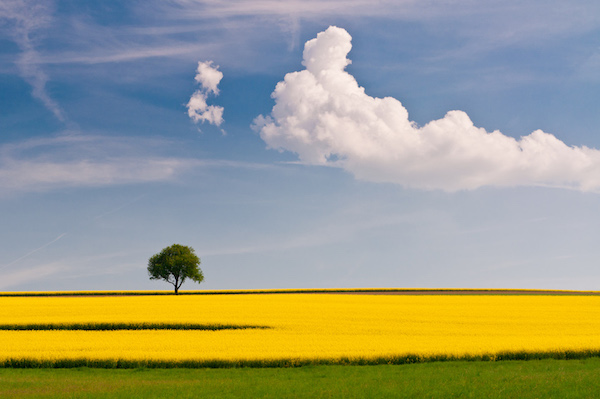
#> input picture cvworkshop final/images/landscape.jpg, 600 x 399 px
$ python blurs.py
#> lines starting #> are read from the running program, lines starting #| are printed output that depends on the picture
import cv2

img = cv2.imread("../images/landscape.jpg")
#> img is the input picture: shape (399, 600, 3); mean B, G, R 131.7, 156.4, 155.4
cv2.imshow("Original", img)
cv2.waitKey(0)

mean_blur = cv2.blur(img, (5, 5))
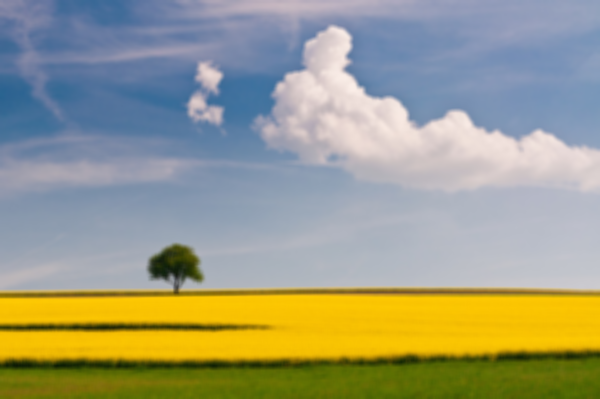
#> mean_blur: shape (399, 600, 3); mean B, G, R 131.7, 156.4, 155.4
cv2.imshow("Mean Blur", mean_blur)
cv2.waitKey(0)

g_blur = cv2.GaussianBlur(img, (5, 5), 0)
cv2.imshow("Gauss Blur", g_blur)
cv2.waitKey(0)

median_blur = cv2.medianBlur(img, 5)
cv2.imshow("Median Blur", median_blur)
cv2.waitKey(0)

"""
Maintains edges
<img> <diameter> <sigmaColor> <sigmaSpace>
How far the effects range, smaller sigma has less effect
The first argument sigma color specifies how close two pixels have to be in color in order for them to be blurred
higher value -> more blur
The second argument sigma distance is pretty much the same thing as the radius, higher value means more blur
it's a way to measure how many other pixels the current pixel will take into account when blurring
"""
bilateral_blur = cv2.bilateralFilter(img, 31, 40, 150)
cv2.imshow("Bilateral Blur", bilateral_blur)
cv2.waitKey(0)

$ run again, with cvworkshop final/images/cat.jpg copied over cvworkshop final/images/landscape.jpg
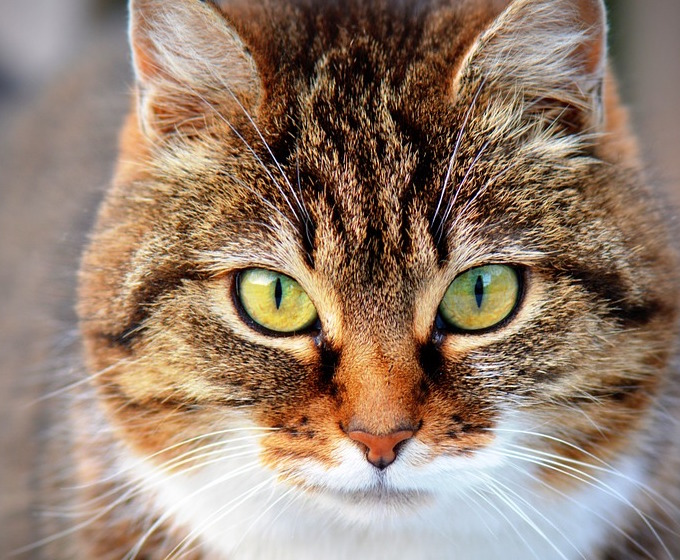
#> input picture cvworkshop final/images/cat.jpg, 680 x 560 px
#> img is the input picture: shape (560, 680, 3); mean B, G, R 111.5, 127.9, 150.2
#> `mean_blur = cv2.blur(img, (5, 5))`:
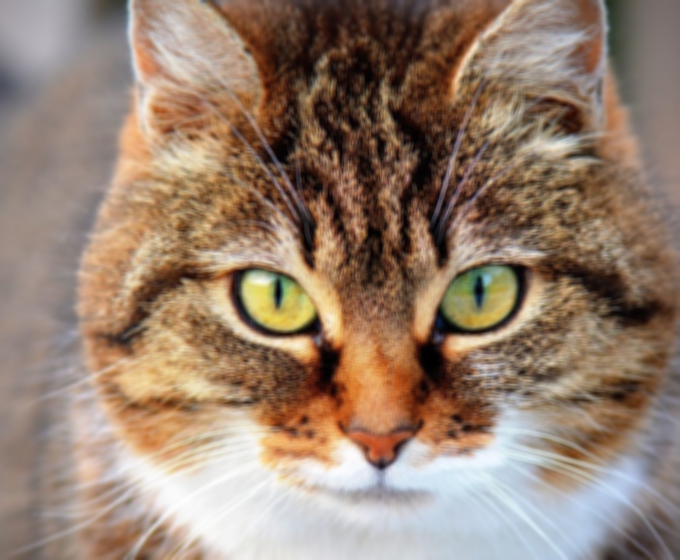
#> mean_blur: shape (560, 680, 3); mean B, G, R 111.5, 127.9, 150.2
